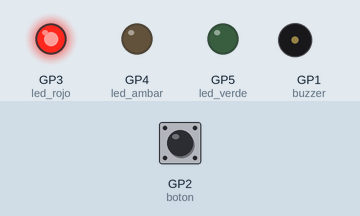
This program was run on a simulated Raspberry Pi Pico running MicroPython. Shown: output pins drawn as LEDs (lit = HIGH), buzzer (waves = sounding, pin HIGH). The test bench sets the inputs (shaded band); at power-on: GP2 (boton) LOW. Threads take turns every 2 ms.

Above: at 1.2 s.
1.3 s: GP2 (boton) pulled HIGH for 0.15 s
At 7.5 s:
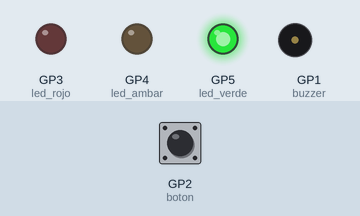
At 23.3 s:
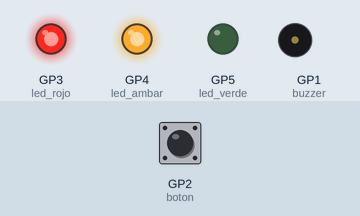
Timing chart, 0 to 26.2 s (numbered marks = the images above; inputs shaded):
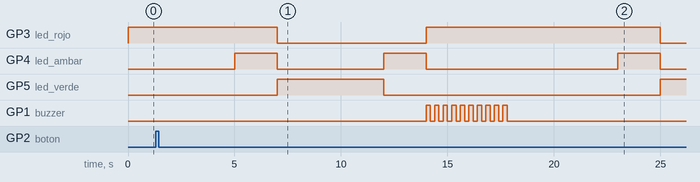

The program:

semaforo.py
```python
# --1--> Importar módulos necesarios
import machine
import utime
import _thread # <--1--

# --2--> Configurar pines y asignar a variables
led_rojo = machine.Pin(3, machine.Pin.OUT)
led_ambar = machine.Pin(4, machine.Pin.OUT)
led_verde = machine.Pin(5, machine.Pin.OUT)
boton = machine.Pin(2, machine.Pin.IN, machine.Pin.PULL_DOWN)
buzzer = machine.Pin(1, machine.Pin.OUT)
global boton_pulsado # Delaracion de variable global
boton_pulsado = False # Inicializacion de variable global
# <--2--

# --3--> Funcion que actua como hilo
def leer_boton_thread():
    global boton_pulsado
    while True:
        if boton.value() == 1:
            boton_pulsado = True
        utime.sleep(0.01) #<--3--

_thread.start_new_thread(leer_boton_thread, ())

while True:
    if boton_pulsado == True:
        led_rojo.value(1)
        for i in range(10):
            buzzer.value(1)
            utime.sleep(0.2)
            buzzer.value(0)
            utime.sleep(0.2)
        global boton_pulsado
        boton_pulsado = False
    # --4--> Secuencia de encendido y apagado de los LEDs
    led_rojo.value(1)  # Enciende rojo
    utime.sleep(5)     # durante 5 segundos
    led_ambar.value(1) # Sin apagar rojo enciende ambas
    utime.sleep(2)     # durante 2 segundos
    led_rojo.value(0)  # apaga rojo
    led_ambar.value(0) # apaga ambar
    led_verde.value(1) # enciende verde
    utime.sleep(5)     # durante 5 segundos
    led_verde.value(0) # apaga verde
    led_ambar.value(1) # enciende ambar
    utime.sleep(2)     # durante 2 segundos
    led_ambar.value(0) # apaga ambar
    # <--4--
```

Measured:
- after the input at 1.3 s, GP1 (buzzer): alternates HIGH for 0.20 s and LOW for 0.20 s, 20 changes in all, then stays LOW, starting after 12.7 s
